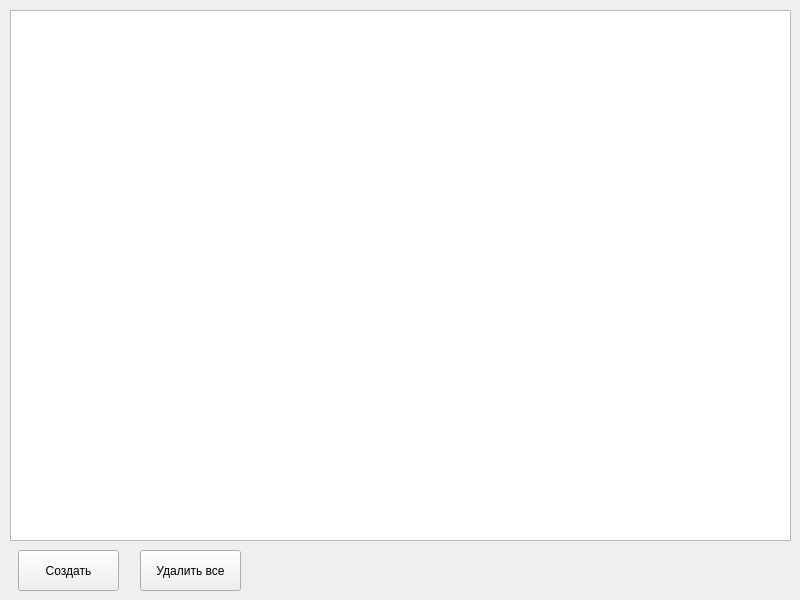
<?xml version="1.0" encoding="UTF-8"?>
<ui version="4.0">
 <class>MainWindow</class>
 <widget class="QMainWindow" name="MainWindow">
  <property name="geometry">
   <rect>
    <x>0</x>
    <y>0</y>
    <width>800</width>
    <height>600</height>
   </rect>
  </property>
  <property name="minimumSize">
   <size>
    <width>800</width>
    <height>600</height>
   </size>
  </property>
  <property name="maximumSize">
   <size>
    <width>800</width>
    <height>600</height>
   </size>
  </property>
  <property name="windowTitle">
   <string>MainWindow</string>
  </property>
  <widget class="QWidget" name="centralwidget">
   <widget class="QListWidget" name="itemsLW">
    <property name="geometry">
     <rect>
      <x>10</x>
      <y>10</y>
      <width>781</width>
      <height>531</height>
     </rect>
    </property>
   </widget>
   <widget class="QPushButton" name="createBtn">
    <property name="geometry">
     <rect>
      <x>18</x>
      <y>550</y>
      <width>101</width>
      <height>41</height>
     </rect>
    </property>
    <property name="text">
     <string>Создать</string>
    </property>
   </widget>
   <widget class="QPushButton" name="deleteAllBtn">
    <property name="geometry">
     <rect>
      <x>140</x>
      <y>550</y>
      <width>101</width>
      <height>41</height>
     </rect>
    </property>
    <property name="text">
     <string>Удалить все</string>
    </property>
   </widget>
  </widget>
 </widget>
 <resources/>
 <connections/>
</ui>
